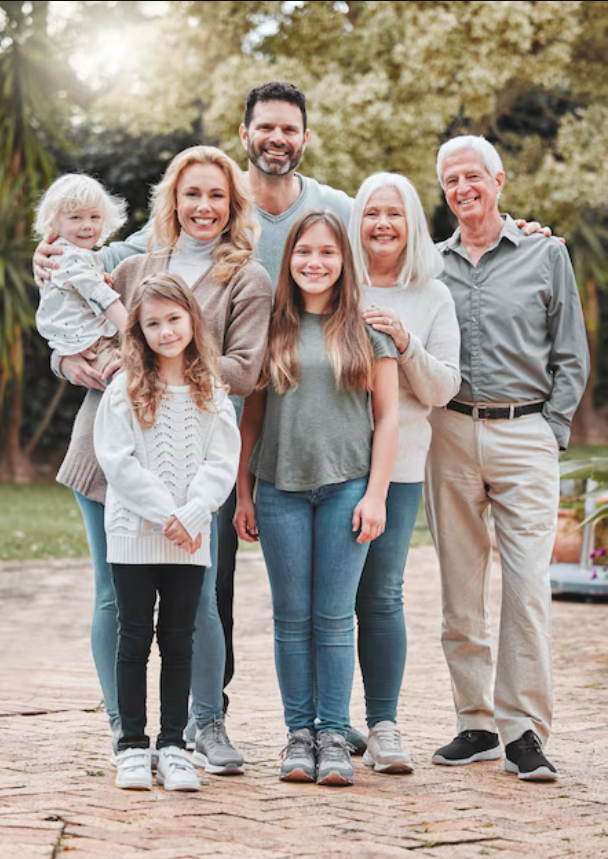
#> input picture family.jpg, 608 x 859 px; its folder holds only this picture in this run
$ python main.py
#> lines starting #> are read from the running program, lines starting #| are printed output that depends on the picture; after the words box and inside, x2 and y2 are one past the last pixel; in counts of white or black regions, pixels touching at a corner belong together
import cv2
import os

face_cascade = cv2.CascadeClassifier(cv2.data.haarcascades + 'haarcascade_frontalface_default.xml')

image_files = [f for f in os.listdir('.') if f.endswith(('.png', '.jpg', '.jpeg'))]

for image_file in image_files:
    img = cv2.imread(image_file)
#> img is the input picture: shape (859, 608, 3); mean B, G, R 138.4, 149.2, 159.4
    if img is None:
        print(f"Could not read {image_file}. Skipping.")
        continue

    gray = cv2.cvtColor(img, cv2.COLOR_BGR2GRAY)
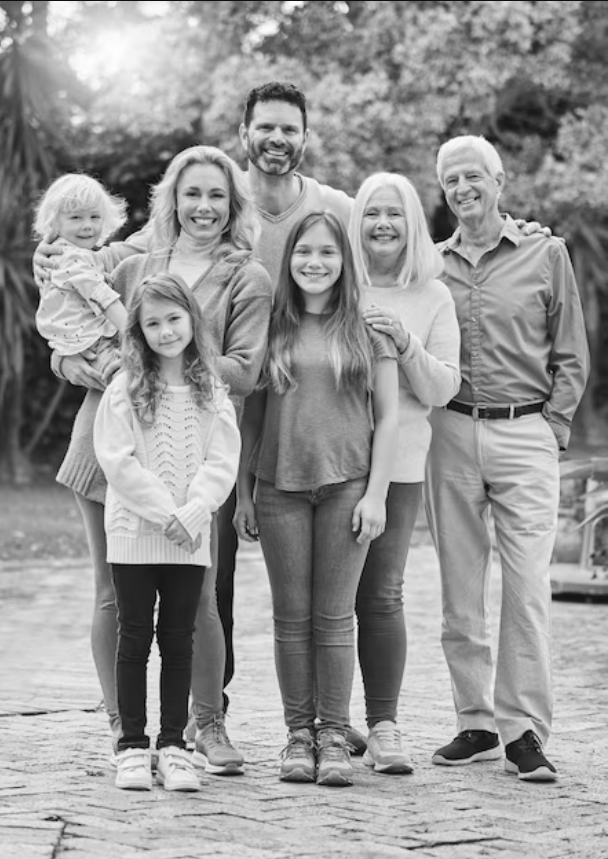
#> gray: shape (859, 608); min 1, max 255, mean 151

    faces = face_cascade.detectMultiScale(gray, scaleFactor=1.1, minNeighbors=5)
#> faces = [[351, 188, 64, 64], [244, 104, 65, 65], [433, 156, 59, 59], [170, 168, 68, 68], [58, 195, 55, 55], [283, 228, 63, 63], [135, 298, 60, 60]]

    for (x, y, w, h) in faces:
        print(image_file, 'image face rectangle coordinate', f'({x}, {y}), ({x + w}, {y + h})')
        cv2.rectangle(img, (x, y), (x + w, y + h), (0, 0, 255), 2)
#> this loop made 7 passes
#| family.jpg image face rectangle coordinate (351, 188), (415, 252)
#| family.jpg image face rectangle coordinate (244, 104), (309, 169)
#| family.jpg image face rectangle coordinate (433, 156), (492, 215)
#| family.jpg image face rectangle coordinate (170, 168), (238, 236)
#| family.jpg image face rectangle coordinate (58, 195), (113, 250)
#| family.jpg image face rectangle coordinate (283, 228), (346, 291)
#| family.jpg image face rectangle coordinate (135, 298), (195, 358)
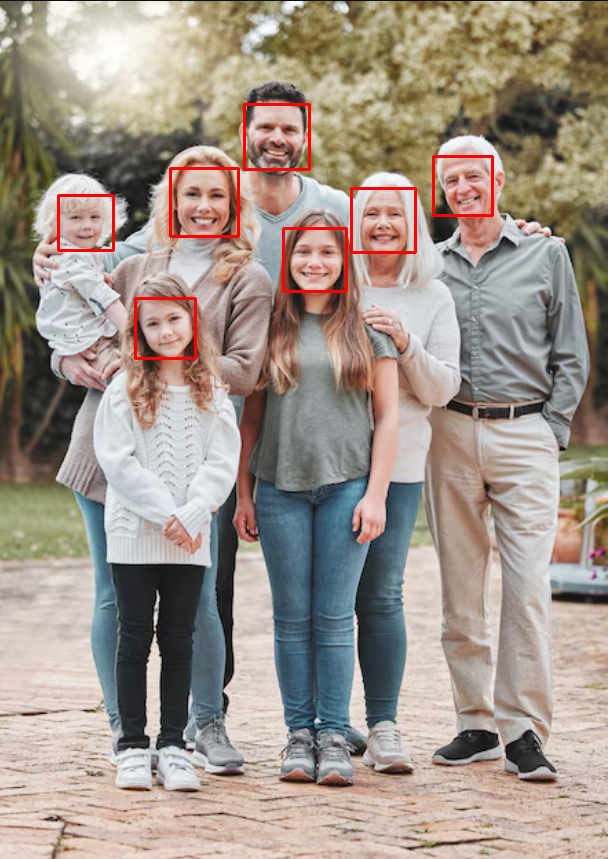
#> img: shape (859, 608, 3); 0.99% of pixels changed, all inside (x1, y1, x2, y2) = (57, 103, 494, 360)

    output_file = f"detected_{image_file}"
    cv2.imwrite(output_file, img)
    print(f"Processed {image_file}, saved as {output_file}")

$ run again, on friends.jpg
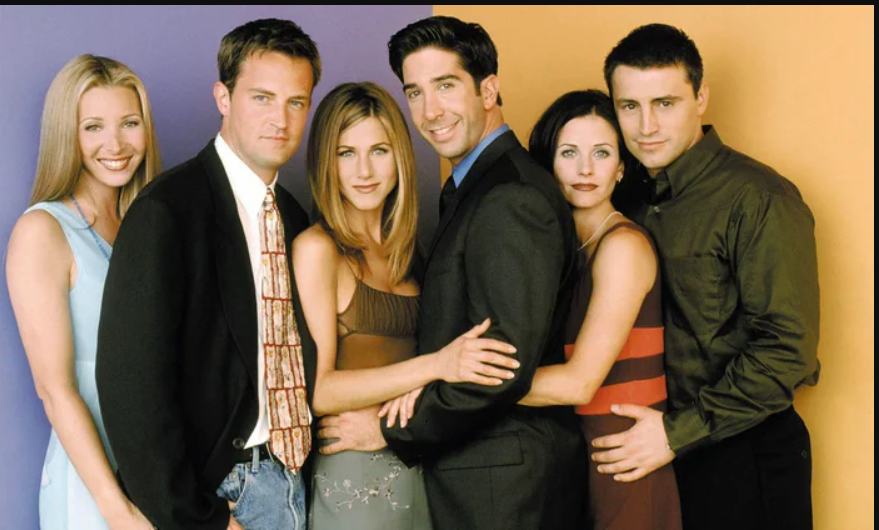
#> input picture friends.jpg, 879 x 530 px
#> img is the input picture: shape (530, 879, 3); mean B, G, R 81.5, 103.2, 122.9
#> `gray = cv2.cvtColor(img, cv2.COLOR_BGR2GRAY)`:
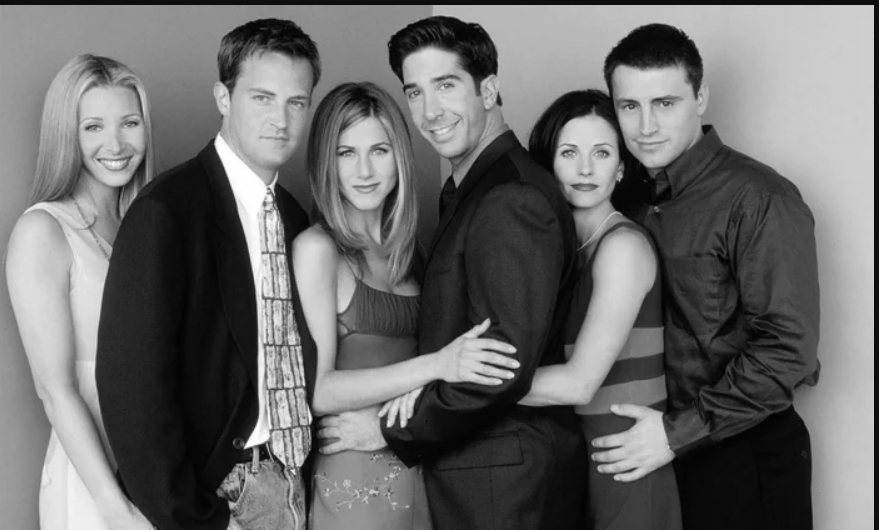
#> gray: shape (530, 879); min 0, max 255, mean 106.6
#> faces = [[560, 188, 56, 56], [674, 274, 59, 59], [605, 73, 87, 87], [324, 123, 81, 81], [543, 122, 83, 83], [233, 65, 93, 93], [388, 53, 89, 89], [68, 92, 88, 88]]
#> the loop `for (x, y, w, h) in faces:` made 8 passes
#> (printed output is left out)
#> after the loop `for (x, y, w, h) in faces:`:
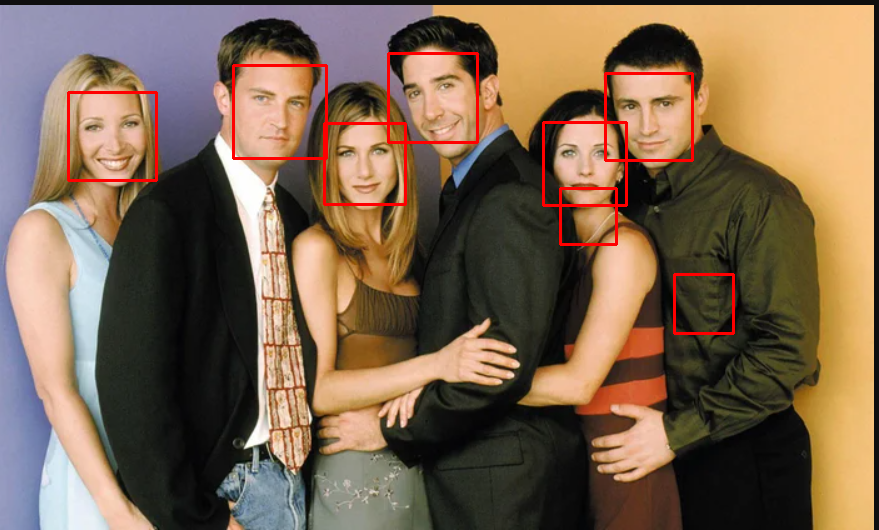
#> img: shape (530, 879, 3); 1.61% of pixels changed, all inside (x1, y1, x2, y2) = (67, 52, 735, 335)
